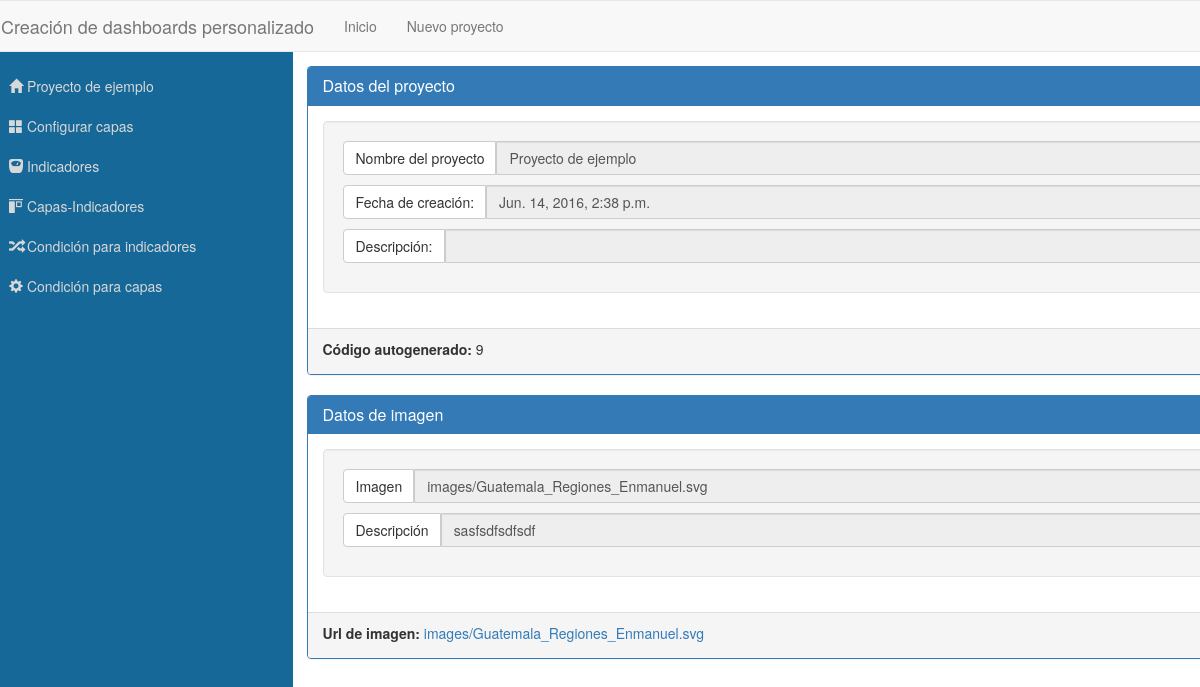
The app's page /project/9, older data.
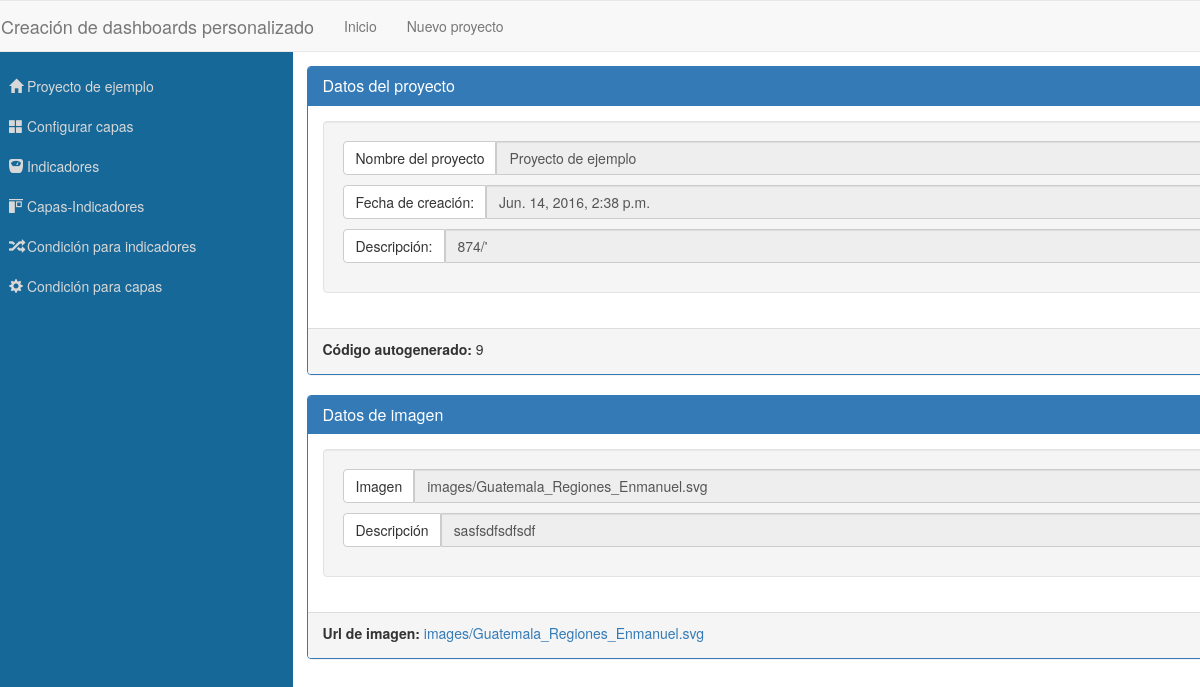
The same page, newer data.
### dashboardConfigApp/models.py (models this page shows, shortened)
class Proyecto(models.Model):
	nombre = models.CharField(max_length=100)
	descripcion = models.CharField(max_length=100, default='')
	fechaCreacion = models.DateTimeField(default=timezone.now)

### dashboardConfigApp/views.py (the view)
# urls.py: url(r'^project/(\d+)$', GetInfoProject, name='configProject'),
def GetInfoProject(request, idProject):
	if(request.method == 'GET'):
		project = Proyecto.objects.get(pk = idProject)
		singleImage = Image.objects.get(proyecto__pk = idProject)
		dictionary = {
			'project': project,
			'singleImage': singleImage
		}
		return render(request, "project/projectInfo.html", dictionary)

### dashboardConfigApp/templates/project/projectInfo.html
{% extends "project/configProject.html" %}
{% block project-options %}
	<div class="container-proyect-info">
		<div class="panel panel-primary">
			<div class="panel-heading">
		    	<h3 class="panel-title">Datos del proyecto</h3>
	  		</div>
	  		<div class="panel-body">
		   		<div class="well">
			   		<div class="input-group proyect-detail">
					  <span class="input-group-btn">
					    <label class="btn btn-default">Nombre del proyecto</label>
					  </span>
					  <input type="text" class="form-control" value="{{project.nombre}}" disabled="">
					</div>
					<div class="input-group proyect-detail">
					  <span class="input-group-btn">
					    <label class="btn btn-default">Fecha de creación:</label>
					  </span>
					  <input type="text" class="form-control" value="{{project.fechaCreacion}}" disabled="">
					</div>
					<div class="input-group proyect-detail">
					  <span class="input-group-btn">
					    <label class="btn btn-default">Descripción:</label>
					  </span>
					  <input type="text" class="form-control" value="{{project.descripcion}}" disabled="">
					</div>
		   		</div>
	  		</div>
  			<div class="panel-footer"><label>Código autogenerado:</label>  {{singleImage.proyecto.pk}}</div>
		</div>
		<div class="panel panel-primary">
			<div class="panel-heading">
		    	<h3 class="panel-title">Datos de imagen</h3>
	  		</div>
	  		<div class="panel-body">
		   		<div class="well">
					<div class="input-group proyect-detail">
					  <span class="input-group-btn">
					    <label class="btn btn-default">Imagen</label>
					  </span>
					  <input type="text" class="form-control" value="{{singleImage.imagen}}" disabled="">
					</div>
					<div class="input-group proyect-detail">
					  <span class="input-group-btn">
					    <label class="btn btn-default">Descripción</label>
					  </span>
					  <input type="text" class="form-control" value="{{singleImage.descripcion}}" disabled="">
					</div>
		   		</div>
	  		</div>
  			<div class="panel-footer"><label>Url de imagen:</label>  <a href="{{singleImage.imagen.url}}" target="_blank">{{singleImage.imagen}}</a></div>
		</div>
	</div>
{% endblock project-options %}

### dashboardConfigApp/templates/project/configProject.html
{% extends "base.html" %}
{% block content %}
		<div class="row row-panel-project">
			<div class="container-panel">
				<div class="col-lg-3 panel-project">
					<nav>
						<ul>
							<li><a href="{% url 'configProject' project.pk %}"><span class="glyphicon glyphicon-home"></span> {{project.nombre}}</a></li>
							<li><a href="{% url 'get_update_layers' project.pk  singleImage.pk %}"><span class="glyphicon glyphicon-th-large"></span> Configurar capas</a></li>
							<li><a href=""><span class="glyphicon glyphicon-scale"></span> Indicadores</a></li>
							<li><a href=""><span class="glyphicon glyphicon-object-align-top"></span> Capas-Indicadores</a></li>
							<li><a href=""><span class="glyphicon glyphicon-random"></span> Condición para indicadores</a></li>
							<li><a href=""><span class="glyphicon glyphicon-cog"></span> Condición para capas</a></li>
						</ul>
					</nav>
				</div>
				<div class="col-lg-9 panel_selected">
					{% block project-options %}
					{% endblock project-options %}
				</div>
			</div>
		</div>
{% endblock content %}

Row changes from the older to the newer data that the page shows:
changed Proyecto "Proyecto de ejemplo": descripcion (not shown) → "874/'"
